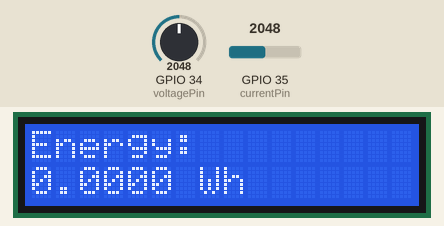
Simulated run of this sketch. Board: ESP32. On the bench: 16×2 character LCD. The test bench sets the inputs (shaded band); at power-on: GPIO 34 (voltagePin) = 2048, GPIO 35 (currentPin) = 2048. What the sketch prints to the serial monitor is not drawn.

Above: at 3.2 s.
3.3 s: GPIO 34 (voltagePin) set to 1960
At 5.0 s:
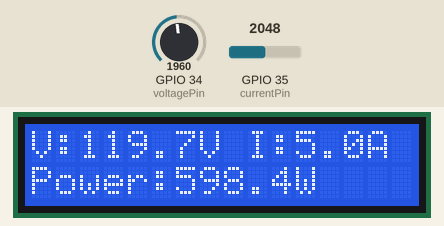
7.4 s: GPIO 35 (currentPin) set to 1960
At 8.8 s:
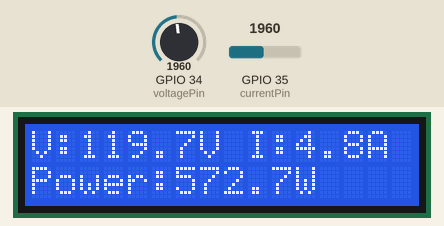
11.5 s: GPIO 34 (voltagePin) set to 2040
At 12.5 s:
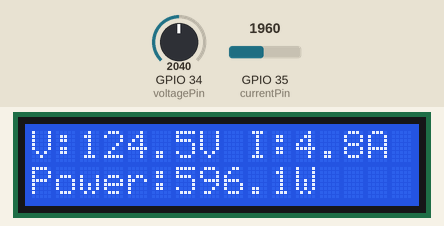
15.6 s: GPIO 35 (currentPin) set to 2040
At 17.5 s:
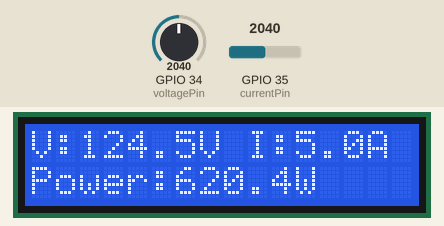
19.7 s: GPIO 34 (voltagePin) set to 2047
At 21.3 s:
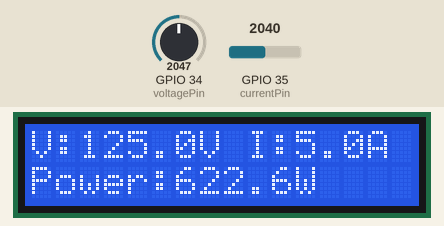
23.8 s: GPIO 35 (currentPin) set to 2047
At 25.0 s:
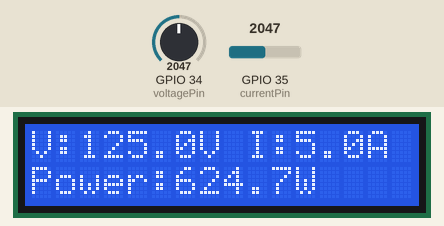
Timing chart, 0 to 26.8 s (numbered marks = the images above; inputs shaded):
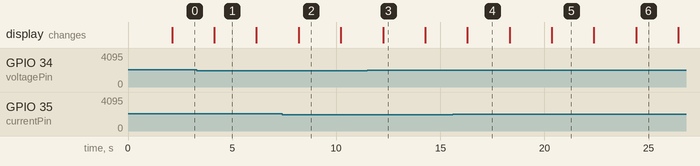

The sketch:

sketch.ino
```cpp
#include <Wire.h>
#include <LiquidCrystal_I2C.h>

LiquidCrystal_I2C lcd(0x27, 16, 2);

const int voltagePin = 34;
const int currentPin = 35;

float voltage = 0;
float current = 0;
float power = 0;
float energy = 0;

unsigned long previousTime = 0;
unsigned long previousDisplayTime = 0;

int displayPage = 0;

void setup() {
  Serial.begin(115200);

  Wire.begin(21, 22);

  lcd.init();
  lcd.backlight();

  lcd.setCursor(0, 0);
  lcd.print("Smart Energy");
  lcd.setCursor(0, 1);
  lcd.print("Monitor Starting");

  delay(2000);
  lcd.clear();
}

void loop() {
  int voltageRaw = analogRead(voltagePin);
  int currentRaw = analogRead(currentPin);

  voltage = (voltageRaw / 4095.0) * 250.0;
  current = (currentRaw / 4095.0) * 10.0;

  power = voltage * current;

  unsigned long currentTime = millis();

  if (previousTime > 0) {
    float elapsedHours =
      (currentTime - previousTime) / 3600000.0;

    energy += power * elapsedHours;
  }

  previousTime = currentTime;

  // Switch LCD page every 2 seconds
  if (currentTime - previousDisplayTime >= 2000) {
    previousDisplayTime = currentTime;
    displayPage = !displayPage;

    lcd.clear();

    if (displayPage == 0) {
      lcd.setCursor(0, 0);
      lcd.print("V:");
      lcd.print(voltage, 1);
      lcd.print("V I:");
      lcd.print(current, 1);
      lcd.print("A");

      lcd.setCursor(0, 1);
      lcd.print("Power:");
      lcd.print(power, 1);
      lcd.print("W");
    }
    else {
      lcd.setCursor(0, 0);
      lcd.print("Energy:");

      lcd.setCursor(0, 1);
      lcd.print(energy, 4);
      lcd.print(" Wh");
    }
  }

  // Serial Monitor output
  Serial.print("Voltage: ");
  Serial.print(voltage);
  Serial.print(" V | Current: ");
  Serial.print(current);
  Serial.print(" A | Power: ");
  Serial.print(power);
  Serial.print(" W | Energy: ");
  Serial.print(energy);
  Serial.println(" Wh");

  delay(1000);
}
```

Measured:
- what the display in image 1 shows lasts 2.1 s, from 4.1 s to 6.2 s
